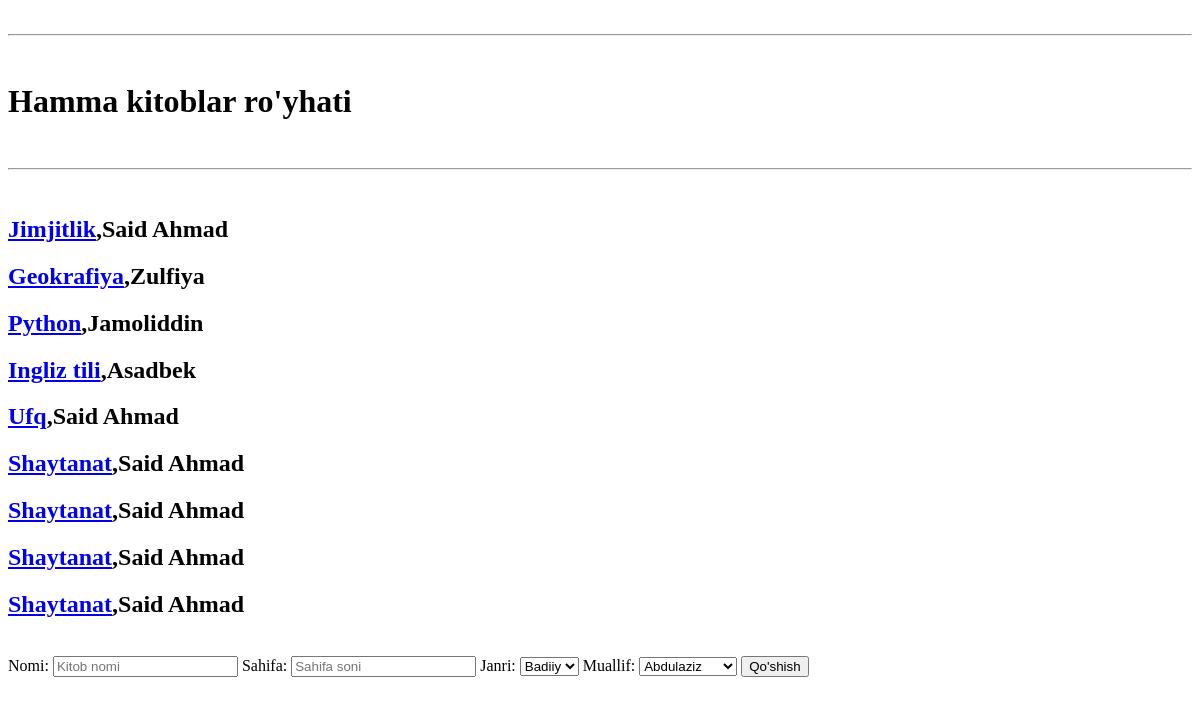
The app's page /jadval/, older data.
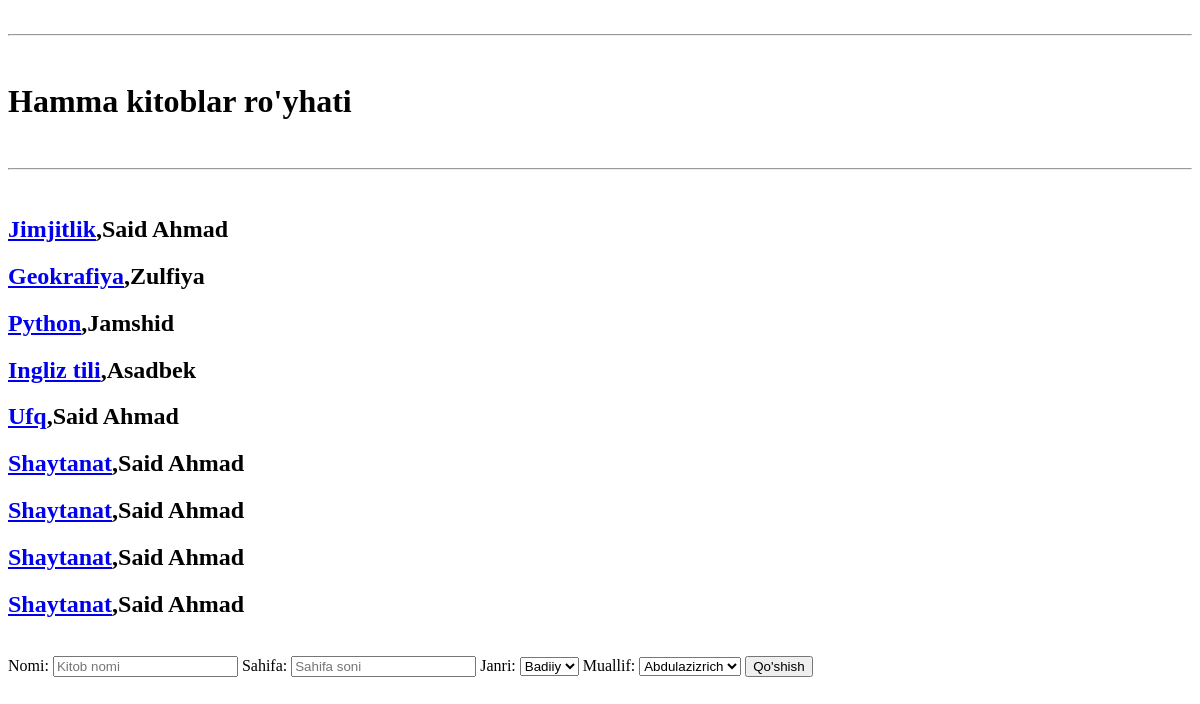
The same page, newer data.
### asosiy/models.py (models this page shows, shortened)
class Kitob(models.Model):
    nom = models.CharField(max_length=30)
    janr = models.CharField(max_length=30)
    sahifa = models.BigIntegerField()
    muallif = models.ForeignKey(Muallif, on_delete=models.CASCADE)

class Muallif(models.Model):
    ism = models.CharField(max_length=30)
    jins = models.CharField(max_length=30, choices=Jinslar)
    tugilgan_sana = models.DateTimeField(max_length=30)
    kitoblar_soni = models.BigIntegerField()
    tirik = models.BooleanField(max_length=30)

### asosiy/views.py (the view)
# urls.py: path('jadval/',hamma_kitoblar),
def hamma_kitoblar(request):
    data = {
        "books": Kitob.objects.all(),
        "mualliflar": Muallif.objects.all()
    }
    return render(request, "kitoblar.html", data)

### templates/kitoblar.html (shortened to what this page needs)
<!DOCTYPE html>
<html lang="en">
<head>
</head>
<body>
<br>
<hr>
<br>
<h1>Hamma kitoblar ro'yhati</h1>
<br>
<hr>
<br>
{% for kitob in books %}
    <h2><a href="/delete/{{kitob.id}}/">{{kitob.nom}}</a>,{{kitob.muallif.ism}}
    {% endfor %}</h2>
<br>
<form method="post">{% csrf_token %}
    <label>Nomi: </label>
    <input type="text" name="nomi" placeholder="Kitob nomi">
     <label>Sahifa: </label>
    <input type="number" name="s" placeholder="Sahifa soni" min="1">
     <label>Janri: </label>
    <select name="j">
        <option value="Badiiy">Badiiy</option>
    </select>
    <label>Muallif: </label>
     <select name="m">
         {% for muallif in mualliflar %}
            <option value="{{muallif.id}}">{{ muallif.ism}}</option>
         {% endfor %}
    </select>
    <button>Qo'shish</button>
</form>
</body>
</html>

Row changes from the older to the newer data that the page shows:
changed through a linked row, Kitob "Python": muallif.ism "Jamoliddin" → "Jamshid"
Text that changed along with them:
form field m: "Abdulaziz" → "Abdulazizrich"
